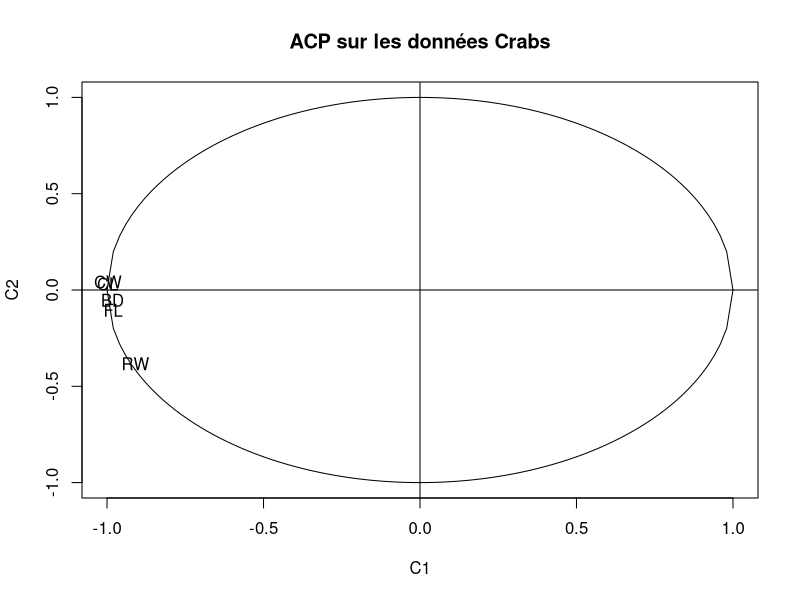
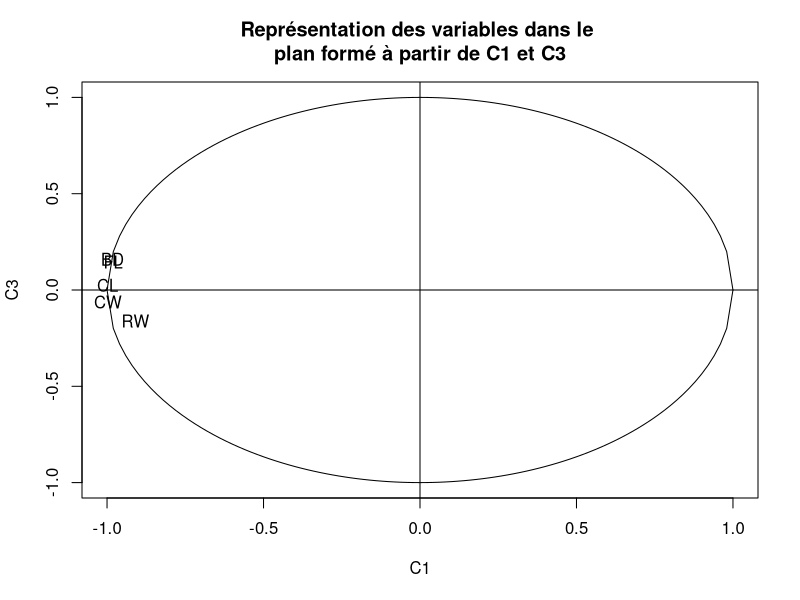
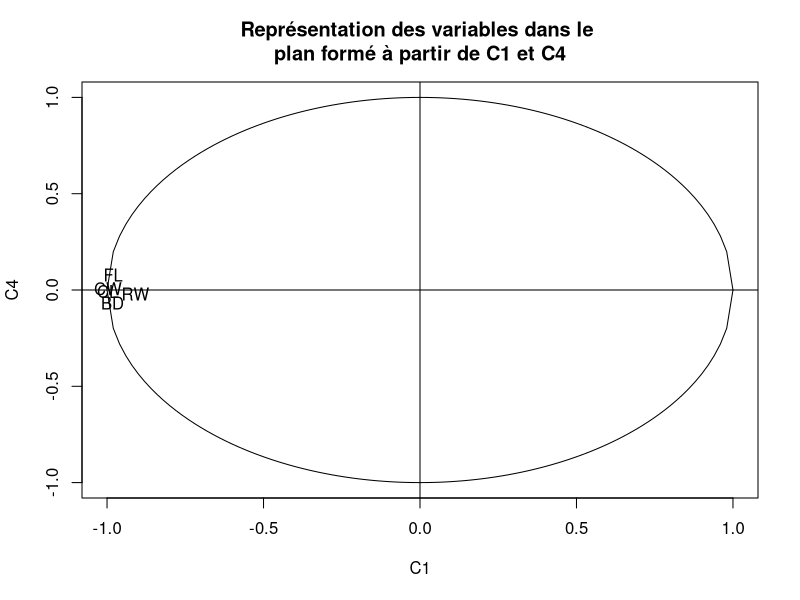
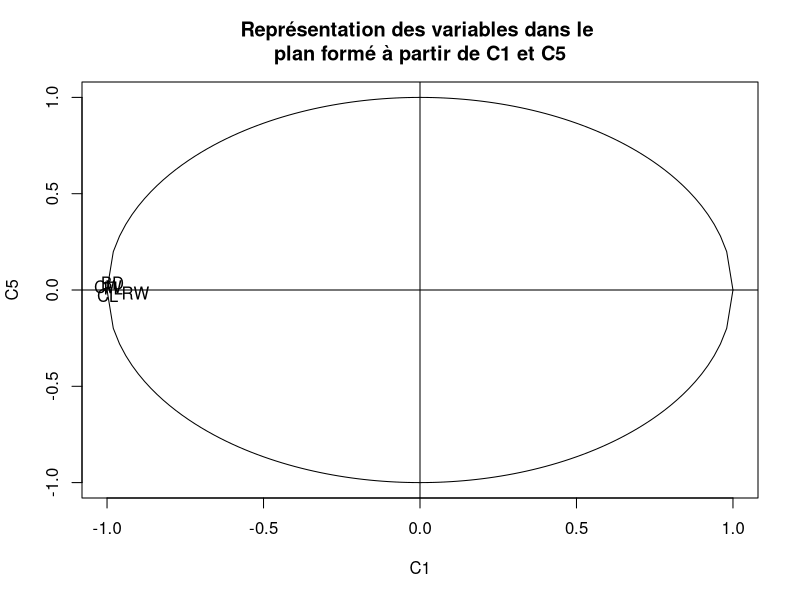
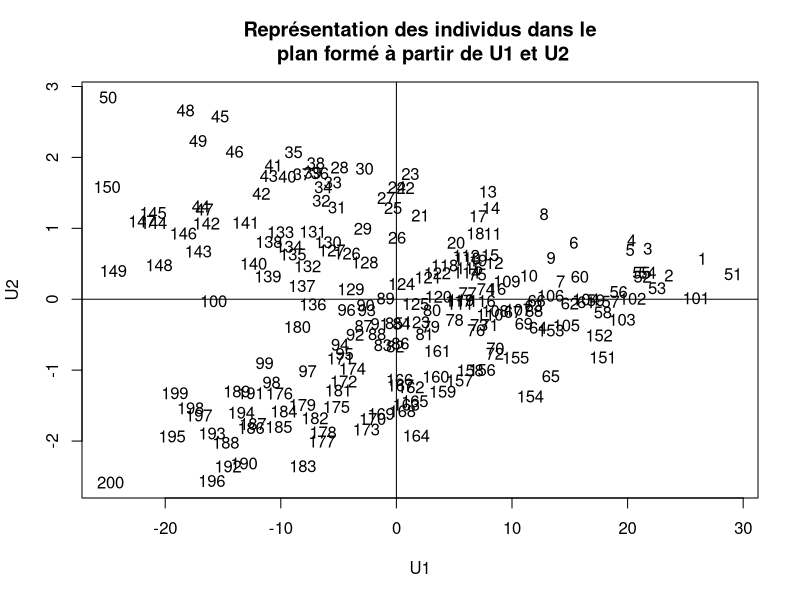
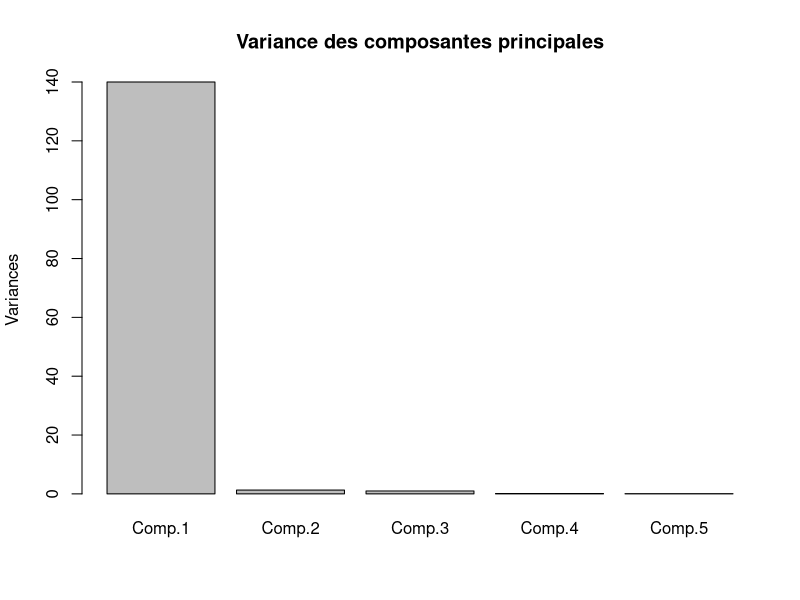
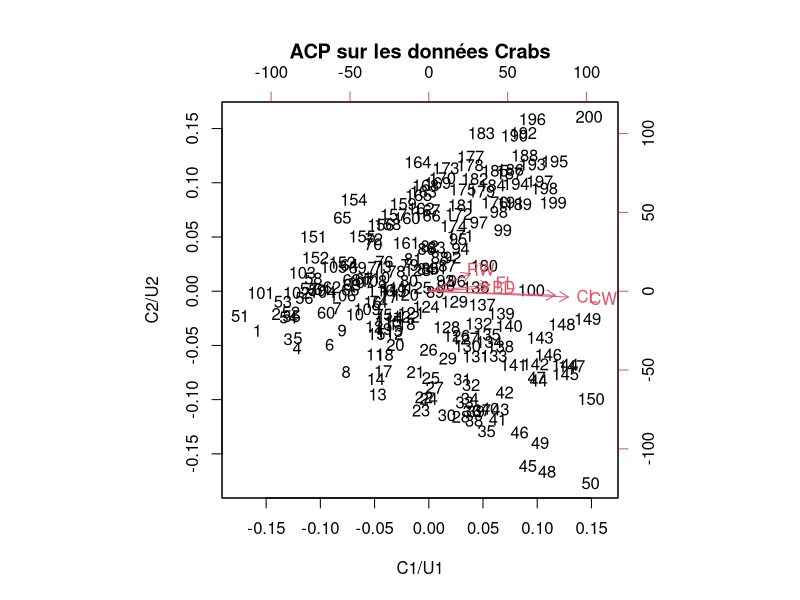
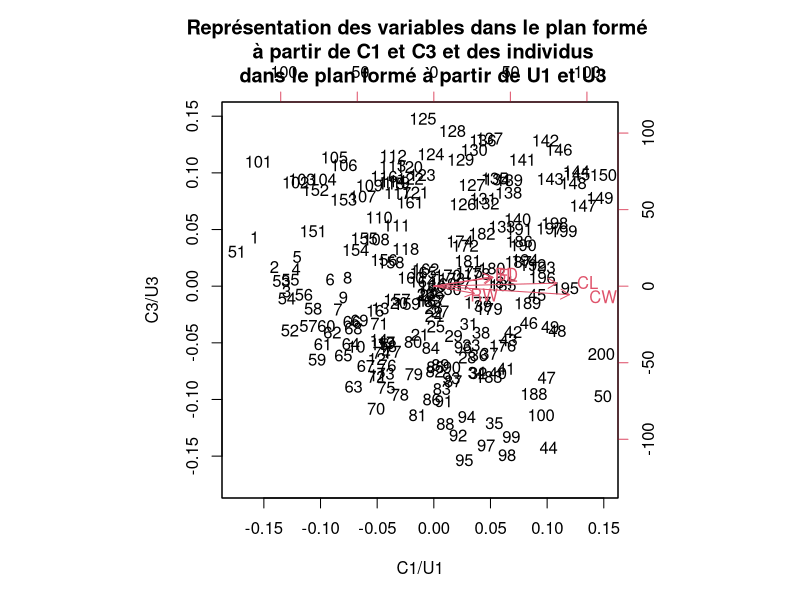

Write R code to recreate these figures, in order.
library(sm) # Chargement de sm

############################### Question 1 : sans fonction R ############################### 

# Chargement des données crabs
library(MASS)
data(crabs)
crabsquant<-crabs[,4:8]

# Création de l'ACP sans les fonctions R
Y <- as.matrix(crabsquant) # Matrice crabs -> Y
n <- dim(Y)[1] # Nombre d'individus = 200
X <- Y - matrix(1, n, 1) %*% apply(Y, 2, mean) # Centrage et réduction éventuelle du tableau
# X <- X/matrix(1, n, 1) %*% apply(X, 2, sd) réduction entre 0 et 1
V <- (1/n)*t(X) %*% X #Calcul de la matrice de covariance ou de correlation
tmp <- eigen(V, symmetric=TRUE) # Calcul des valeurs propres et des axes principaux d'inertie 
L <- diag(tmp$values) # Matrice diagonale des valeurs propres
U <- tmp$vectors # Matrice des vecteurs propres

C <- X %*% U # Calcul des composantes principales
COR <- diag(1/apply(X^2, 1, sum)) %*% C^2 # Calcul des contributions des axes aux individus
CTR <- (1/n)*C^2 %*% diag(1/diag(L)) # Calcul des contributions des individus aux axes
D <- diag(1/(sqrt((n-1)/n)*apply(X, 2, sd))) %*% U %*% sqrt(L) # Représentation des variables

# Représentation des variables dans le plan formé à partir de C1 et C2
pdf("./images/2_dot_3/variables_crabsc1c2.pdf")
plot(-1:1, -1:1, type="n", xlab='C1', ylab='C2', 
	main='ACP sur les données Crabs')
text(D[,1], D[,2], colnames(crabsquant)); abline(h=0);abline(v=0)
curve(sqrt(1-x^2), -1, 1, add=TRUE)
curve(-sqrt(1-x^2), -1, 1, add=TRUE)
dev.off()

pause()

# Représentation des variables dans le plan formé à partir de C1 et C3
pdf("./images/2_dot_3/variables_crabsc1c3.pdf")
plot(-1:1, -1:1, type="n", xlab='C1', ylab='C3', 
	main='Représentation des variables dans le \nplan formé à partir de C1 et C3')
text(D[,1], D[,3], colnames(crabsquant)); abline(h=0);abline(v=0)
curve(sqrt(1-x^2), -1, 1, add=TRUE)
curve(-sqrt(1-x^2), -1, 1, add=TRUE)
dev.off()

pause()

# Représentation des variables dans le plan formé à partir de C1 et C4
pdf("./images/2_dot_3/variables_c1_c4.pdf")
plot(-1:1, -1:1, type="n", xlab='C1', ylab='C4', 
	main='Représentation des variables dans le \nplan formé à partir de C1 et C4')
text(D[,1], D[,4], colnames(crabsquant)); abline(h=0);abline(v=0)
curve(sqrt(1-x^2), -1, 1, add=TRUE)
curve(-sqrt(1-x^2), -1, 1, add=TRUE)
dev.off()

pause()

# Représentation des variables dans le plan formé à partir de C1 et C5
pdf("./images/2_dot_3/variables_c1_c5.pdf")
plot(-1:1, -1:1, type="n", xlab='C1', ylab='C5', 
	main='Représentation des variables dans le \nplan formé à partir de C1 et C5')
text(D[,1], D[,5], colnames(crabsquant)); abline(h=0);abline(v=0)
curve(sqrt(1-x^2), -1, 1, add=TRUE)
curve(-sqrt(1-x^2), -1, 1, add=TRUE)
dev.off()

# Conclusion : 
# Les variables sont très corrélés à l'axe 1 mais pas du tout à l'axe 2

pause()

# Représentation des individus dans le plan formé à partir de U1 et U2
pdf("./images/2_dot_2/individus_u1_u2.pdf")
plot(C[,1], C[,2], type="n", xlab='U1', ylab='U2', 
	main='Représentation des individus dans le\n plan formé à partir de U1 et U2')
text(C[,1], C[,2], rownames(crabsquant))
abline(h=0);abline(v=0)
dev.off()

pause()

# Conclusion : 
#  Trop d'individus éparpillé et trop de corrélation des variables autour de l'axe 1 pour pouvoir en déduire quelque chose de très clair


############################### Question 1 suite  : fonction R ############################### 

# Création de l'ACP à partir des fonctions R
res <- princomp(crabsquant) # Calcul de l'ACP
summary(res)
(res$sdev)^2 # L
res$loadings # Vecteurs propres
res$scores # Composantes
res$sdev # Valeurs propres

# Diagramme en bâtons des valeurs propres
pdf("./images/2_dot_3/batons_valeurs_propres.pdf")
plot(res, main='Variance des composantes principales')
dev.off()

pause()

# Représentation de l'ancienne base et des individus dans le plan formé à partir de U1 et U2
pdf("./images/2_dot_3/ex_base_et_individus_u1_u2.pdf")
biplot(res, xlab='C1/U1', ylab='C2/U2', 
	main='ACP sur les données Crabs')
dev.off()

pause()

# Représentation de l'ancienne base et des individus dans le plan formé à partir de U1 et U3
pdf("./images/2_dot_3/ex_base_et_individus_u1_u3.pdf")
biplot(res, c(1,3), xlab='C1/U1', ylab='C3/U3', 
	main='Représentation des variables dans le plan formé \n à partir de C1 et C3 et des individus\n dans le plan formé à partir de U1 et U3')
dev.off()

# On ne peut rien en déduire : il faut un pré-traitement des données. On décide de prendre la valeur la plus corrélé avec l'axe des abscisse : CL

############################### Question 2 : pré-traitement et nouvelle ACP via fonctions R ###############################

# Pré-traitement
crabsquant2 = crabsquant / crabsquant$CL # Division par CL
crabsquant2 = crabsquant2[,-3] # Suppression de la colonne CL rempli de 1 et inutile

res2 <- princomp(crabsquant2) # Calcul de l'ACP après pré-traitement
summary(res2)
(res2$sdev)^2 # L2
res2$loadings # Vecteurs propres
res2$scores # Composantes principales
res2$sdev # Valeurs propres
	

# Nouvelle visualisation avec la nouvelle ACP 

# Diagramme en bâtons des valeurs propres
pdf("./images/2_dot_3/PTbatons_valeurs_propres.pdf")
plot(res2, main='Variance des composantes principales avec données pré traitées')
dev.off()

pause()

# Représentation de l'ancienne base et des individus dans le plan formé à partir de U1 et U2
pdf("./images/2_dot_3/PTex_base_et_individus_u1_u2.pdf")
biplot(res2, xlab='C1/U1', ylab='C2/U2', 
	main='ACP sur les données Crabs pré traitées')
dev.off()

pause()

# Représentation de l'ancienne base et des individus dans le plan formé à partir de U1 et U3
pdf("./images/2_dot_3/PTex_base_et_individus_u1_u3.pdf")
biplot(res2, c(1,3), xlab='C1/U1', ylab='C3/U3', 
	main='Représentation des variables dans le plan formé \n à partir de C1 et C3 et des individus\n dans le plan formé à partir de U1 et U3')
dev.off()

pause()

# Caractéristiques  des données selon le sexe et l'espèce avec pré-traitement

labelsNames <- c("Fontal lobe size (mm)", "Rear width (mm)", 
                "Carapace width (mm)", "Body depth (mm)")

pdf("./images/2_dot_3/crabes_selon_sexe.pdf")
plot(crabsquant2, main="Caractéristiques morphologiques\n des crabes selon leur sexe", 
	pch=21, 
	col=c("firebrick", "darkcyan")[crabs[,2]],
	labels=labelsNames	
	)
legend("bottomright", 200,legend=c("Femelle", "Mâle"), 
	col = c("firebrick", "darkcyan"), pch = 21, inset=0) 
dev.off()

pause()

pdf("./images/2_dot_3/crabes_selon_espece.pdf")
plot(crabsquant2, main="Caractéristiques morphologiques \ndes crabes selon leur espèce", 
	pch=21, 
	col=c("lightslateblue", "orangered")[crabs[,1]],
	labels=labelsNames)
legend("bottomright", 200,legend=c("Espèce bleue", "Espèce orange"), 
	col = c("lightslateblue", "orangered"), pch = 21, inset=0)
dev.off()
